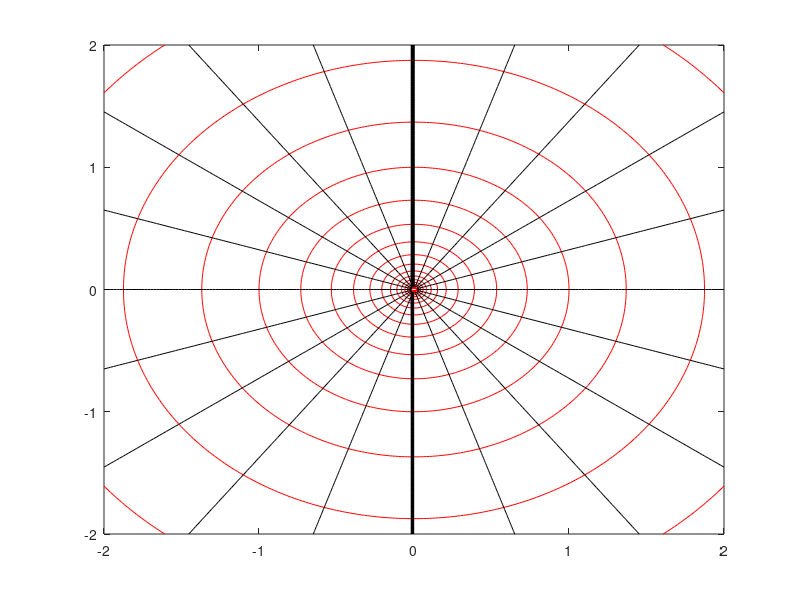
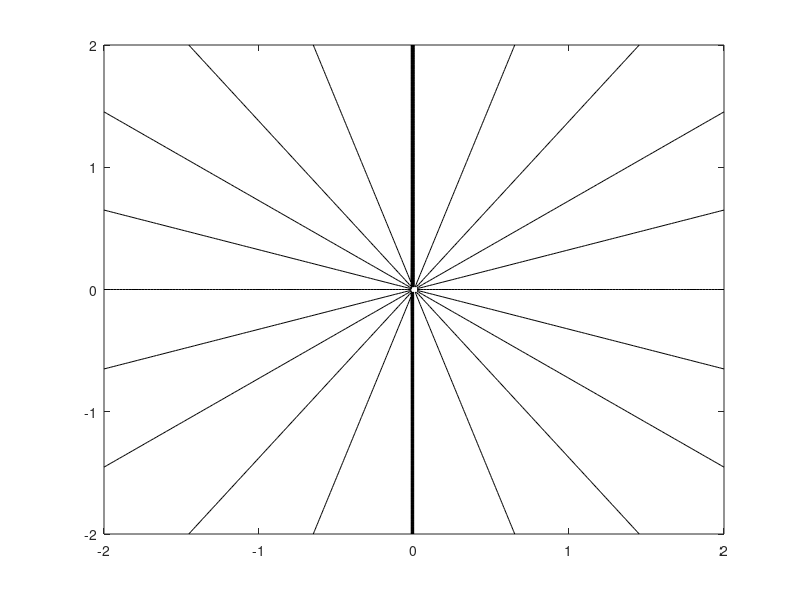
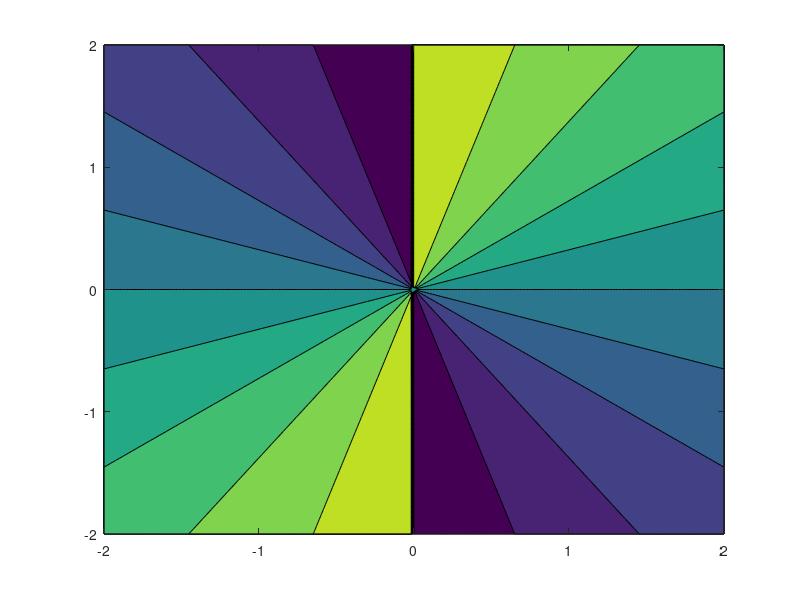

Here is the MATLAB script that generated these plots, in order:
clc
clear all
close all

%source flow
M = 1; %source strength
%GRID
x = -2:0.02:2;
y = -2:0.02:2;

for m = 1:length(x);
     for n = 1:length(y);
         xx(m,n) = x(m);
         yy(m,n) = y(n);
         % velocity potential function
         phi_source(m,n) = (M/(4*pi))*log(x(m)^2+y(n)^2);
         %stream function
         psi_source(m,n) = (M/(2*pi))*atan(y(n)/x(m));
     end
end
%plotting syntax

figure(1)
%psi-phi mesh
%equipotential lines
contour(xx,yy,phi_source,[-2:0.05:2],'r')
hold on
%streamlines
contour(xx,yy,psi_source,[-2:0.05:2],'k')

figure(2)
%streamlines
contour(xx,yy,psi_source,[-2:0.05:2],'k')
         
figure(3)
%stream surfaces
contourf(xx,yy,psi_source,[-2:0.05:2])

